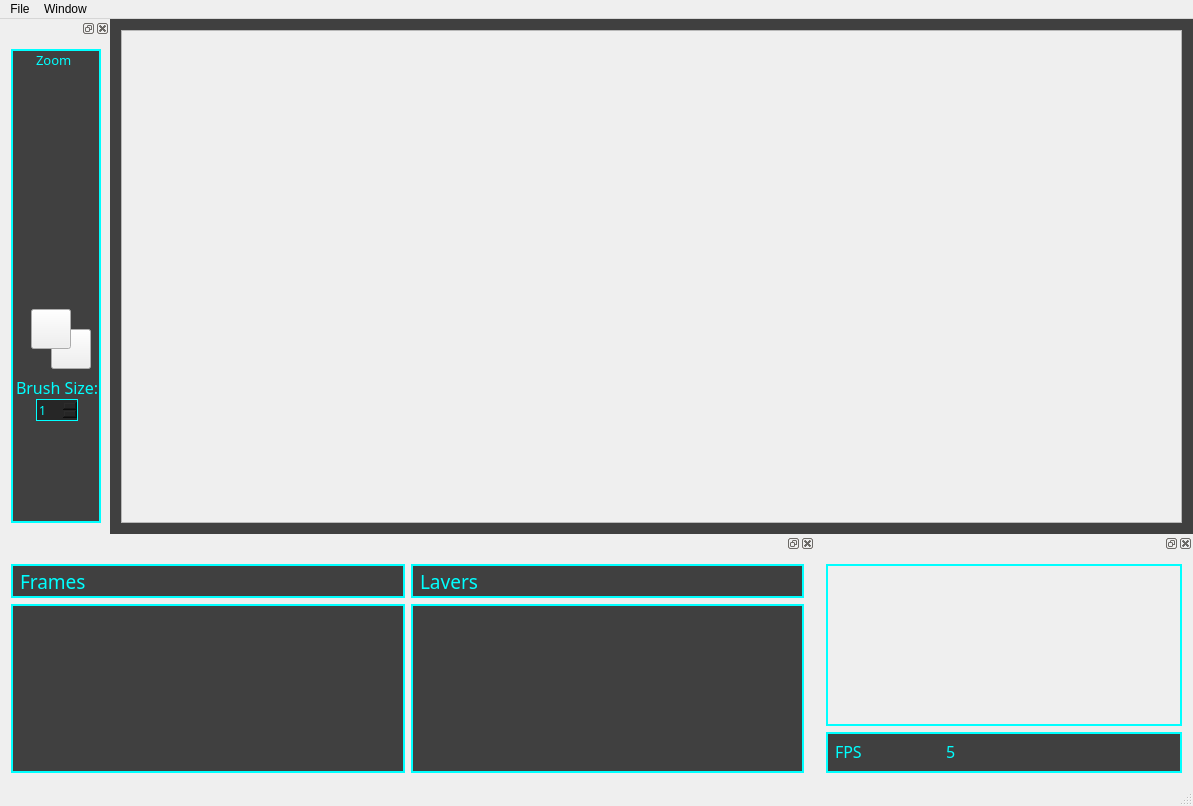
<?xml version="1.0" encoding="UTF-8"?>
<ui version="4.0">
 <class>MainWindow</class>
 <widget class="QMainWindow" name="MainWindow">
  <property name="geometry">
   <rect>
    <x>0</x>
    <y>0</y>
    <width>1193</width>
    <height>806</height>
   </rect>
  </property>
  <property name="windowTitle">
   <string>Team Adequate Sprite Editor</string>
  </property>
  <property name="styleSheet">
   <string notr="true">QMainWindow::separator
{
    background-color: #00ffff;
    width: 0px;
    border:none;
}</string>
  </property>
  <widget class="QWidget" name="centralWidget">
   <property name="styleSheet">
    <string notr="true">QWidget#centralWidget
{
	background-color:#404040;
}</string>
   </property>
   <layout class="QVBoxLayout" name="verticalLayout">
    <item>
     <widget class="QScrollArea" name="scrollCanvas">
      <property name="cursor" stdset="0">
       <cursorShape>CrossCursor</cursorShape>
      </property>
      <property name="autoFillBackground">
       <bool>false</bool>
      </property>
      <property name="styleSheet">
       <string notr="true">QScrollArea#scrollCanvas
{
}
</string>
      </property>
      <property name="verticalScrollBarPolicy">
       <enum>Qt::ScrollBarAsNeeded</enum>
      </property>
      <property name="horizontalScrollBarPolicy">
       <enum>Qt::ScrollBarAsNeeded</enum>
      </property>
      <property name="widgetResizable">
       <bool>true</bool>
      </property>
      <property name="alignment">
       <set>Qt::AlignCenter</set>
      </property>
      <widget class="QWidget" name="scrollCanvasWidgetContents_2">
       <property name="geometry">
        <rect>
         <x>0</x>
         <y>0</y>
         <width>1063</width>
         <height>495</height>
        </rect>
       </property>
      </widget>
     </widget>
    </item>
   </layout>
  </widget>
  <widget class="QMenuBar" name="menuBar">
   <property name="geometry">
    <rect>
     <x>0</x>
     <y>0</y>
     <width>1193</width>
     <height>21</height>
    </rect>
   </property>
   <widget class="QMenu" name="menuFile">
    <property name="title">
     <string>File</string>
    </property>
    <addaction name="actionNew"/>
    <addaction name="actionSave"/>
    <addaction name="actionSave_As"/>
    <addaction name="actionOpen"/>
    <addaction name="actionResize"/>
    <addaction name="actionExport_GIF"/>
   </widget>
   <widget class="QMenu" name="menuWindow">
    <property name="title">
     <string>Window</string>
    </property>
    <addaction name="actionOpen_Tools"/>
    <addaction name="actionOpen_Layers_Window"/>
    <addaction name="actionOpen_Preview_Window"/>
   </widget>
   <addaction name="menuFile"/>
   <addaction name="menuWindow"/>
  </widget>
  <widget class="QStatusBar" name="statusBar">
   <property name="enabled">
    <bool>true</bool>
   </property>
  </widget>
  <widget class="QDockWidget" name="tools_dock">
   <property name="minimumSize">
    <size>
     <width>110</width>
     <height>200</height>
    </size>
   </property>
   <property name="maximumSize">
    <size>
     <width>110</width>
     <height>524287</height>
    </size>
   </property>
   <property name="autoFillBackground">
    <bool>false</bool>
   </property>
   <property name="styleSheet">
    <string notr="true">QDockWidget#tools_dock
{
	background-color: #404040;
	border: none;
}
QDockWidget::title</string>
   </property>
   <property name="allowedAreas">
    <set>Qt::LeftDockWidgetArea|Qt::RightDockWidgetArea</set>
   </property>
   <attribute name="dockWidgetArea">
    <number>1</number>
   </attribute>
   <widget class="QWidget" name="dockWidgetContents_5">
    <layout class="QHBoxLayout" name="horizontalLayout_6">
     <item>
      <widget class="QGroupBox" name="groupBox">
       <property name="minimumSize">
        <size>
         <width>90</width>
         <height>0</height>
        </size>
       </property>
       <property name="maximumSize">
        <size>
         <width>96</width>
         <height>16777215</height>
        </size>
       </property>
       <property name="styleSheet">
        <string notr="true">QGroupBox#groupBox
{
background-color: #404040;
border:2px solid #00ffff;
}</string>
       </property>
       <property name="title">
        <string/>
       </property>
       <widget class="QPushButton" name="eraserButton">
        <property name="geometry">
         <rect>
          <x>50</x>
          <y>60</y>
          <width>35</width>
          <height>35</height>
         </rect>
        </property>
        <property name="styleSheet">
         <string notr="true">#eraserButton {
background-color: transparent;
border-image:url(:/buttons/Button Images/EraserButtonIdle.png);
background: none;
border: none;
background-repeat: none;
}
#eraserButton:pressed
{
border-image: url(:/buttons/Button Images/EraserButtonPressed.png);
}
</string>
        </property>
        <property name="text">
         <string/>
        </property>
       </widget>
       <widget class="QPushButton" name="rectButton">
        <property name="geometry">
         <rect>
          <x>50</x>
          <y>110</y>
          <width>35</width>
          <height>35</height>
         </rect>
        </property>
        <property name="styleSheet">
         <string notr="true">#rectButton {
background-color: transparent;
border-image:url(:/buttons/Button Images/RectangleButtonIdle.png);
background: none;
border: none;
background-repeat: none;
}
#rectButton:pressed
{
border-image: url(:/buttons/Button Images/RectangleButtonPressed.png);
}
</string>
        </property>
        <property name="text">
         <string/>
        </property>
       </widget>
       <widget class="QPushButton" name="lineButton">
        <property name="geometry">
         <rect>
          <x>10</x>
          <y>110</y>
          <width>35</width>
          <height>35</height>
         </rect>
        </property>
        <property name="styleSheet">
         <string notr="true">#lineButton {
background-color: transparent;
border-image: url(:/buttons/Button Images/LineButtonIdle.png);
background: none;
border: none;
background-repeat: none;
}
#lineButton:pressed
{
border-image: url(:/buttons/Button Images/LineButtonPressed.png);
}
</string>
        </property>
        <property name="text">
         <string/>
        </property>
       </widget>
       <widget class="QPushButton" name="ellipseButton">
        <property name="geometry">
         <rect>
          <x>10</x>
          <y>160</y>
          <width>35</width>
          <height>35</height>
         </rect>
        </property>
        <property name="styleSheet">
         <string notr="true">#ellipseButton {
background-color: transparent;
border-image:url(:/buttons/Button Images/EllipseButtonIdle.png);
background: none;
border: none;
background-repeat: none;
}
#ellipseButton:Pressed
{
border-image: url(:/buttons/Button Images/EllipseButtonPressed.png);
}
</string>
        </property>
        <property name="text">
         <string/>
        </property>
       </widget>
       <widget class="QPushButton" name="sprayButton">
        <property name="geometry">
         <rect>
          <x>50</x>
          <y>160</y>
          <width>35</width>
          <height>35</height>
         </rect>
        </property>
        <property name="styleSheet">
         <string notr="true">#sprayButton {
background-color: transparent;
border-image:url(:/buttons/Button Images/SprayButtonIdle.png);
background: none;
border: none;
background-repeat: none;
}
#sprayButton:pressed
{
border-image: url(:/buttons/Button Images/SprayButtonPressed.png);
}
</string>
        </property>
        <property name="text">
         <string/>
        </property>
       </widget>
       <widget class="QPushButton" name="paintBucketButton">
        <property name="geometry">
         <rect>
          <x>30</x>
          <y>210</y>
          <width>35</width>
          <height>35</height>
         </rect>
        </property>
        <property name="styleSheet">
         <string notr="true">#paintBucketButton {
background-color: transparent;
border-image:url(:/buttons/Button Images/PaintBucketButtonIdle.png);
background: none;
border: none;
background-repeat: none;
}
#paintBucketButton:pressed
{
border-image: url(:/buttons/Button Images/PaintBucketButtonPressed.png);
}
</string>
        </property>
        <property name="text">
         <string/>
        </property>
       </widget>
       <widget class="QPushButton" name="zoom_out">
        <property name="enabled">
         <bool>true</bool>
        </property>
        <property name="geometry">
         <rect>
          <x>50</x>
          <y>25</y>
          <width>30</width>
          <height>25</height>
         </rect>
        </property>
        <property name="styleSheet">
         <string notr="true">#zoom_out {
background-color: transparent;
border-image:url(:/buttons/Button Images/ZoomOutButtonIdle.png);
background: none;
border: none;
background-repeat: none;
}
#zoom_out:pressed
{
border-image: url(:/buttons/Button Images/ZoomOutButtonPressed.png);
}
</string>
        </property>
        <property name="text">
         <string/>
        </property>
       </widget>
       <widget class="QPushButton" name="colorButton">
        <property name="geometry">
         <rect>
          <x>20</x>
          <y>260</y>
          <width>40</width>
          <height>40</height>
         </rect>
        </property>
        <property name="text">
         <string/>
        </property>
       </widget>
       <widget class="QPushButton" name="colorButtonFill">
        <property name="geometry">
         <rect>
          <x>40</x>
          <y>280</y>
          <width>40</width>
          <height>40</height>
         </rect>
        </property>
        <property name="text">
         <string/>
        </property>
       </widget>
       <widget class="QPushButton" name="pencilButton">
        <property name="geometry">
         <rect>
          <x>10</x>
          <y>60</y>
          <width>35</width>
          <height>35</height>
         </rect>
        </property>
        <property name="styleSheet">
         <string notr="true">#pencilButton{
background-color: transparent;
border-image:url(:/buttons/Button Images/PencilButtonIdle.png);
background: none;
border: none;
background-repeat: none;
}
#pencilButton:pressed
{
border-image: url(:/buttons/Button Images/PencilButtonPressed.png);
}
</string>
        </property>
        <property name="text">
         <string/>
        </property>
       </widget>
       <widget class="QSpinBox" name="brush_size_spinbox">
        <property name="geometry">
         <rect>
          <x>25</x>
          <y>350</y>
          <width>42</width>
          <height>22</height>
         </rect>
        </property>
        <property name="font">
         <font>
          <family>Bauhaus 93</family>
         </font>
        </property>
        <property name="styleSheet">
         <string notr="true">QSpinBox#brush_size_spinbox
{
background-color:#262626;
color:#00ffff;
border:1px solid #00ffff;
}
</string>
        </property>
        <property name="minimum">
         <number>1</number>
        </property>
       </widget>
       <widget class="QLabel" name="brush_size_label">
        <property name="geometry">
         <rect>
          <x>5</x>
          <y>330</y>
          <width>85</width>
          <height>16</height>
         </rect>
        </property>
        <property name="minimumSize">
         <size>
          <width>85</width>
          <height>0</height>
         </size>
        </property>
        <property name="font">
         <font>
          <family>Bauhaus 93</family>
          <pointsize>12</pointsize>
         </font>
        </property>
        <property name="styleSheet">
         <string notr="true">QLabel#brush_size_label 
{
color:#00ffff;
}</string>
        </property>
        <property name="text">
         <string>Brush Size:</string>
        </property>
       </widget>
       <widget class="QLabel" name="label_3">
        <property name="geometry">
         <rect>
          <x>25</x>
          <y>3</y>
          <width>50</width>
          <height>16</height>
         </rect>
        </property>
        <property name="minimumSize">
         <size>
          <width>50</width>
          <height>0</height>
         </size>
        </property>
        <property name="font">
         <font>
          <family>Bauhaus 93</family>
          <pointsize>10</pointsize>
         </font>
        </property>
        <property name="styleSheet">
         <string notr="true">QLabel
{
color:#00ffff;
}</string>
        </property>
        <property name="text">
         <string>Zoom</string>
        </property>
       </widget>
       <widget class="QPushButton" name="zoom_in">
        <property name="geometry">
         <rect>
          <x>15</x>
          <y>25</y>
          <width>30</width>
          <height>25</height>
         </rect>
        </property>
        <property name="toolTip">
         <string extracomment="Zoom In"/>
        </property>
        <property name="styleSheet">
         <string notr="true">#zoom_in {
background-color: transparent;
border-image: url(:/buttons/Button Images/ZoomInButtonIdle.png);
background: none;
border: none;
background-repeat: none;
}
#zoom_in:pressed
{
border-image: url(:/buttons/Button Images/ZoomInButtonPressed.png);
}
</string>
        </property>
        <property name="text">
         <string/>
        </property>
       </widget>
       <zorder>eraserButton</zorder>
       <zorder>rectButton</zorder>
       <zorder>lineButton</zorder>
       <zorder>ellipseButton</zorder>
       <zorder>sprayButton</zorder>
       <zorder>paintBucketButton</zorder>
       <zorder>zoom_out</zorder>
       <zorder>colorButtonFill</zorder>
       <zorder>pencilButton</zorder>
       <zorder>brush_size_spinbox</zorder>
       <zorder>brush_size_label</zorder>
       <zorder>colorButton</zorder>
       <zorder>label_3</zorder>
       <zorder>zoom_in</zorder>
      </widget>
     </item>
    </layout>
   </widget>
  </widget>
  <widget class="QDockWidget" name="layers_dock">
   <property name="minimumSize">
    <size>
     <width>500</width>
     <height>250</height>
    </size>
   </property>
   <property name="maximumSize">
    <size>
     <width>524287</width>
     <height>250</height>
    </size>
   </property>
   <property name="styleSheet">
    <string notr="true">QDockWidget#layers_dock
{
background-color: #404040;
border:none;
}
</string>
   </property>
   <property name="allowedAreas">
    <set>Qt::BottomDockWidgetArea</set>
   </property>
   <attribute name="dockWidgetArea">
    <number>8</number>
   </attribute>
   <widget class="QWidget" name="dockWidgetContents_6">
    <layout class="QGridLayout" name="gridLayout">
     <item row="1" column="1">
      <widget class="QListWidget" name="layers_list">
       <property name="font">
        <font>
         <family>Bauhaus 93</family>
         <pointsize>18</pointsize>
        </font>
       </property>
       <property name="styleSheet">
        <string notr="true">QListWidget#layers_list
{
background-color:#404040;
color:#00ffff;
border: 2px solid #00ffff;
}</string>
       </property>
      </widget>
     </item>
     <item row="1" column="0">
      <widget class="QListWidget" name="frames_list">
       <property name="font">
        <font>
         <family>Bauhaus 93</family>
         <pointsize>18</pointsize>
        </font>
       </property>
       <property name="styleSheet">
        <string notr="true">QListWidget#frames_list
{
background-color:#404040;
color:#00ffff;
border: 2px solid #00ffff;
}</string>
       </property>
      </widget>
     </item>
     <item row="0" column="0">
      <widget class="QWidget" name="widget" native="true">
       <property name="minimumSize">
        <size>
         <width>0</width>
         <height>34</height>
        </size>
       </property>
       <property name="styleSheet">
        <string notr="true">QWidget#widget
{
background-color: #404040;
border: 2px solid #00ffff;
}</string>
       </property>
       <widget class="QLabel" name="frame_label">
        <property name="geometry">
         <rect>
          <x>9</x>
          <y>9</y>
          <width>70</width>
          <height>16</height>
         </rect>
        </property>
        <property name="minimumSize">
         <size>
          <width>70</width>
          <height>0</height>
         </size>
        </property>
        <property name="font">
         <font>
          <family>Bauhaus 93</family>
          <pointsize>14</pointsize>
         </font>
        </property>
        <property name="styleSheet">
         <string notr="true">QLabel#frame_label
{
color:#00ffff;
}</string>
        </property>
        <property name="text">
         <string>Frames</string>
        </property>
       </widget>
       <widget class="QPushButton" name="add_frame_button">
        <property name="geometry">
         <rect>
          <x>75</x>
          <y>6</y>
          <width>30</width>
          <height>22</height>
         </rect>
        </property>
        <property name="styleSheet">
         <string notr="true">#add_frame_button{
background-color: transparent;
border-image: url(:/buttons/Button Images/ZoomInButtonIdle.png);
background: none;
border: none;
background-repeat: none;
}
#add_frame_button:pressed
{
border-image: url(:/buttons/Button Images/ZoomInButtonPressed.png);
}
</string>
        </property>
        <property name="text">
         <string/>
        </property>
       </widget>
       <widget class="QPushButton" name="delete_frame_button">
        <property name="geometry">
         <rect>
          <x>110</x>
          <y>6</y>
          <width>30</width>
          <height>22</height>
         </rect>
        </property>
        <property name="styleSheet">
         <string notr="true">#delete_frame_button{
background-color: transparent;
border-image:url(:/buttons/Button Images/ZoomOutButtonIdle.png);
background: none;
border: none;
background-repeat: none;
}
#delete_frame_button:pressed
{
border-image: url(:/buttons/Button Images/ZoomOutButtonPressed.png);
}
</string>
        </property>
        <property name="text">
         <string/>
        </property>
       </widget>
       <widget class="QPushButton" name="duplicate_frame_button">
        <property name="geometry">
         <rect>
          <x>145</x>
          <y>6</y>
          <width>30</width>
          <height>22</height>
         </rect>
        </property>
        <property name="styleSheet">
         <string notr="true">#duplicate_frame_button{
background-color: transparent;
border-image:url(:/buttons/Button Images/DuplicateButtonIdle.png);
background: none;
border: none;
background-repeat: none;
}
#duplicate_frame_button:pressed
{
border-image:url(:/buttons/Button Images/DuplicateButtonPressed.png) ;
}
</string>
        </property>
        <property name="text">
         <string/>
        </property>
       </widget>
       <widget class="QPushButton" name="add_reverse_animation_button">
        <property name="geometry">
         <rect>
          <x>180</x>
          <y>6</y>
          <width>30</width>
          <height>22</height>
         </rect>
        </property>
        <property name="styleSheet">
         <string notr="true">#add_reverse_animation_button{
background-color: transparent;
border-image:url(:/buttons/Button Images/ReverseButtonIdle.png);
background: none;
border: none;
background-repeat: none;
}
#add_reverse_animation_button:pressed
{
border-image:url(:/buttons/Button Images/ReverseButtonPressed.png) ;
}
</string>
        </property>
        <property name="text">
         <string/>
        </property>
       </widget>
      </widget>
     </item>
     <item row="0" column="1">
      <widget class="QWidget" name="widget_2" native="true">
       <property name="minimumSize">
        <size>
         <width>0</width>
         <height>34</height>
        </size>
       </property>
       <property name="styleSheet">
        <string notr="true">QWidget#widget_2
{
background-color: #404040;
border: 2px solid #00ffff;
}</string>
       </property>
       <widget class="QPushButton" name="add_layer_button">
        <property name="geometry">
         <rect>
          <x>70</x>
          <y>7</y>
          <width>30</width>
          <height>22</height>
         </rect>
        </property>
        <property name="styleSheet">
         <string notr="true">#add_layer_button{
background-color: transparent;
border-image: url(:/buttons/Button Images/ZoomInButtonIdle.png);
background: none;
border: none;
background-repeat: none;
}
#add_layer_button:Pressed
{
border-image: url(:/buttons/Button Images/ZoomInButtonPressed.png);
}
</string>
        </property>
        <property name="text">
         <string/>
        </property>
       </widget>
       <widget class="QPushButton" name="delete_layer_button">
        <property name="geometry">
         <rect>
          <x>105</x>
          <y>7</y>
          <width>30</width>
          <height>22</height>
         </rect>
        </property>
        <property name="styleSheet">
         <string notr="true">#delete_layer_button {
background-color: transparent;
border-image:url(:/buttons/Button Images/ZoomOutButtonIdle.png);
background: none;
border: none;
background-repeat: none;
}
#delete_layer_button:pressed
{
border-image: url(:/buttons/Button Images/ZoomOutButtonPressed.png);
}
</string>
        </property>
        <property name="text">
         <string/>
        </property>
       </widget>
       <widget class="QLabel" name="label_2">
        <property name="geometry">
         <rect>
          <x>9</x>
          <y>9</y>
          <width>60</width>
          <height>16</height>
         </rect>
        </property>
        <property name="minimumSize">
         <size>
          <width>60</width>
          <height>0</height>
         </size>
        </property>
        <property name="font">
         <font>
          <family>Bauhaus 93</family>
          <pointsize>14</pointsize>
         </font>
        </property>
        <property name="styleSheet">
         <string notr="true">QLabel
{
color:#00ffff;
}</string>
        </property>
        <property name="text">
         <string>Layers</string>
        </property>
       </widget>
      </widget>
     </item>
    </layout>
   </widget>
  </widget>
  <widget class="QDockWidget" name="preview_window_dock">
   <property name="enabled">
    <bool>true</bool>
   </property>
   <property name="minimumSize">
    <size>
     <width>250</width>
     <height>250</height>
    </size>
   </property>
   <property name="styleSheet">
    <string notr="true">QDockWidget
{
background-color: #404040;
border:none;
}
</string>
   </property>
   <property name="floating">
    <bool>false</bool>
   </property>
   <property name="allowedAreas">
    <set>Qt::BottomDockWidgetArea</set>
   </property>
   <attribute name="dockWidgetArea">
    <number>8</number>
   </attribute>
   <widget class="QWidget" name="dockWidgetContents_2">
    <layout class="QVBoxLayout" name="verticalLayout_2">
     <item>
      <widget class="QScrollArea" name="preview_scroll_area">
       <property name="styleSheet">
        <string notr="true">QScrollArea#preview_scroll_area
{
	border:2px solid #00ffff;
	background-color:dark;
}</string>
       </property>
       <property name="widgetResizable">
        <bool>true</bool>
       </property>
       <widget class="QWidget" name="scrollAreaWidgetContents">
        <property name="geometry">
         <rect>
          <x>0</x>
          <y>0</y>
          <width>357</width>
          <height>159</height>
         </rect>
        </property>
       </widget>
      </widget>
     </item>
     <item>
      <widget class="QWidget" name="widget_3" native="true">
       <property name="minimumSize">
        <size>
         <width>0</width>
         <height>41</height>
        </size>
       </property>
       <property name="styleSheet">
        <string notr="true">QWidget#widget_3
{
background-color: #404040;
border: 2px solid #00ffff;
}</string>
       </property>
       <widget class="QPushButton" name="increase_fps_button">
        <property name="geometry">
         <rect>
          <x>41</x>
          <y>9</y>
          <width>31</width>
          <height>23</height>
         </rect>
        </property>
        <property name="styleSheet">
         <string notr="true">#increase_fps_button {
background-color: transparent;
border-image: url(:/buttons/Button Images/ZoomInButtonIdle.png);
background: none;
border: none;
background-repeat: none;
}
#increase_fps_button:pressed
{
border-image: url(:/buttons/Button Images/ZoomInButtonPressed.png);
}
</string>
        </property>
        <property name="text">
         <string/>
        </property>
       </widget>
       <widget class="QPushButton" name="decrease_fps_button">
        <property name="geometry">
         <rect>
          <x>80</x>
          <y>9</y>
          <width>31</width>
          <height>23</height>
         </rect>
        </property>
        <property name="styleSheet">
         <string notr="true">#decrease_fps_button {
background-color: transparent;
border-image:url(:/buttons/Button Images/ZoomOutButtonIdle.png);
background: none;
border: none;
background-repeat: none;
}
#decrease_fps_button:pressed
{
border-image: url(:/buttons/Button Images/ZoomOutButtonPressed.png);
}
</string>
        </property>
        <property name="text">
         <string/>
        </property>
       </widget>
       <widget class="QLabel" name="label">
        <property name="geometry">
         <rect>
          <x>9</x>
          <y>10</y>
          <width>30</width>
          <height>19</height>
         </rect>
        </property>
        <property name="minimumSize">
         <size>
          <width>30</width>
          <height>0</height>
         </size>
        </property>
        <property name="font">
         <font>
          <family>Bauhaus 93</family>
          <pointsize>12</pointsize>
         </font>
        </property>
        <property name="styleSheet">
         <string notr="true">QLabel
{
color: #00ffff;
}</string>
        </property>
        <property name="text">
         <string>FPS</string>
        </property>
       </widget>
       <widget class="QLabel" name="fps_label">
        <property name="geometry">
         <rect>
          <x>120</x>
          <y>10</y>
          <width>26</width>
          <height>19</height>
         </rect>
        </property>
        <property name="font">
         <font>
          <family>Bauhaus 93</family>
          <pointsize>12</pointsize>
         </font>
        </property>
        <property name="styleSheet">
         <string notr="true">QLabel
{
color: #00ffff;
}</string>
        </property>
        <property name="text">
         <string>5</string>
        </property>
       </widget>
      </widget>
     </item>
    </layout>
   </widget>
  </widget>
  <action name="actionNew">
   <property name="text">
    <string>New</string>
   </property>
  </action>
  <action name="actionSave">
   <property name="text">
    <string>Save</string>
   </property>
  </action>
  <action name="actionSave_As">
   <property name="text">
    <string>Save As</string>
   </property>
  </action>
  <action name="actionOpen">
   <property name="text">
    <string>Open</string>
   </property>
  </action>
  <action name="actionOpen_Tools">
   <property name="text">
    <string>Open Tools Window</string>
   </property>
  </action>
  <action name="actionOpen_Layers_Window">
   <property name="text">
    <string>Open Layers Window</string>
   </property>
  </action>
  <action name="actionExport_GIF">
   <property name="text">
    <string>Export GIF</string>
   </property>
  </action>
  <action name="actionOpen_Preview_Window">
   <property name="text">
    <string>Open Preview Window</string>
   </property>
  </action>
  <action name="actionResize">
   <property name="text">
    <string>Resize</string>
   </property>
  </action>
 </widget>
 <layoutdefault spacing="6" margin="11"/>
 <resources/>
 <connections/>
</ui>
